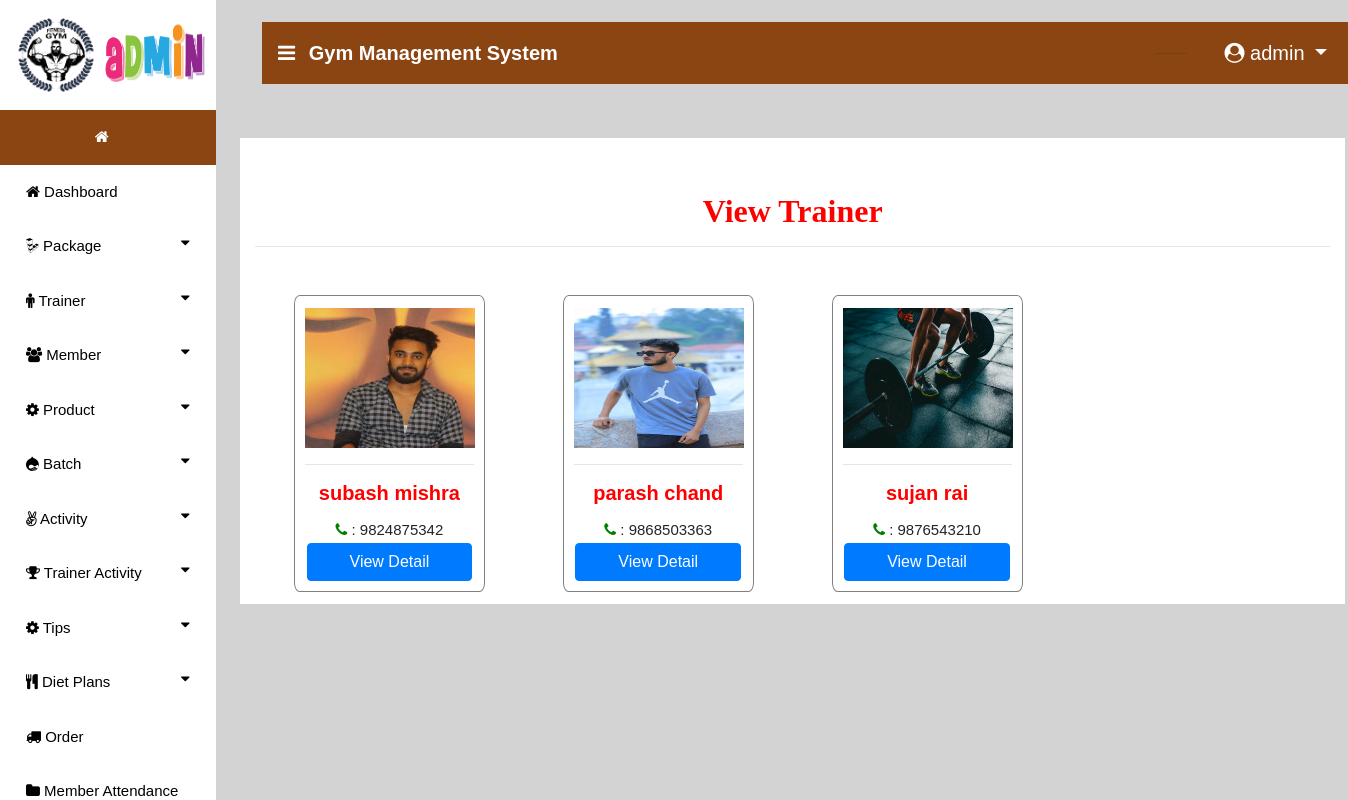
/trainer (signed in), run on the app's committed database.
### gym/models.py (models this page shows, shortened)
class Trainer(models.Model):
    status = models.ForeignKey(Status, on_delete=models.CASCADE, null=True)
    user = models.ForeignKey(User, on_delete=models.CASCADE, null=True)
    contact = models.CharField(max_length=10, null=True)
    address = models.CharField(max_length=10, null=True)
    doj = models.DateField(max_length=10, null=True)
    dob = models.DateField(max_length=10, null=True)
    image = models.FileField(null=True)

### gym/views.py (the view)
# urls.py: path('trainer', trainr,name="trainer"),
def trainr(request):
    count = cart_count(request)
    sign = 0
    user = User.objects.get(username=request.user.username)
    error = ""
    try:
        sign = Member.objects.get(user=user)
        if sign:
            error = "pat"
    except:
        pass
    trainer = Trainer.objects.all()
    d = {'trainer':trainer,'error':error,'count':count}
    return render(request,'trainr.html',d)

### gym/views.py (called while the page is built)
def cart_count(request):
    user = User.objects.get(id=request.user.id)
    mem = Member.objects.get(user=user)
    cart = Cart.objects.filter(member=mem)
    count=0
    for i in cart:
        count+=1
    return count

### gym/templates/trainr.html (shortened to what this page needs)
{% extends 'navigation3.html' %}
{% block body1 %}
{% load static %}
<div class="container" style="width:100%;background:white">
      <center><h2 style="padding-top:5%;margin-top:5%;font-weight:bold;font-family : 'Monotype Corsiva' ;color:red">View Trainer</h2></center>
<hr>
 <div class="container-fluid">
   		<div class="row" style="margin-bottom:5%">
			{% for j in trainer %}
				<div class="col-md-3">
                    <div style="padding:10px;width:80%;margin-bottom:5%;border-radius:3%;border:1px solid grey">
					<center><img src="{{j.image.url}}" style="margin-top:1%;width:170px;height:140px;float:center"></center>
   						<div><hr>
   						<h5 style="color:red;font-weight:bold">{{j.user.first_name}} {{j.user.last_name}} </h5>
   						<span style="font-size:15px"><i class="fa fa-phone" style="color:green"></i> : {{j.contact}}</span><br>
   					                            <a href="{% url 'view_member_detail' j.user.id %}"><button type="submit" class="btn btn-primary" style="width:98%">View Detail</button></a>
						</div>
   				</div></div>
			{% endfor %}
	</div>
 </div>
      </div>
{% endblock %}

### gym/templates/navigation3.html (shortened to what this page needs)
{% extends 'navigation2.html' %}
{% block body %}
<nav class="navbar navbar-expand-lg navbar-light" style="margin-left:2%;margin-top:2%;width:99%;background-color:SaddleBrown">
  <a class="navbar-brand" href="#" style="color:white;font-weight:bold"><i class="fa fa-bars" style="margin-right:8px"></i> Gym Management System</a>
  {% if request.user.is_staff %}
     <div class="collapse navbar-collapse nav justify-content-end" id="navbarNavDropdown">
      <li class="nav-item dropdown" style="margin-right:3%;color:white;margin-left:600px">
        <a class="nav-link dropdown" style="margin-left:5%;color:white" href="#" id="navbarDropdown" role="button" data-toggle="dropdown" aria-haspopup="true">
        </a>
        <hr>
      </li>
  </div>
     {% endif %}
  <div class="collapse navbar-collapse nav justify-content-end" id="navbarNavDropdown">
      <li class="nav-item dropdown" style="margin-right:3%;color:white">
        <a class="nav-link dropdown-toggle" style="color:white;margin-left:5%" href="#" id="navbarDropdown" role="button" data-toggle="dropdown" aria-haspopup="true" aria-expanded="false">
          <i class="fa fa-user-circle"></i> {{request.user.username}}
        </a>
      </li>
  </div>
 </nav>
{% block body1 %}
{% endblock %}
{% endblock %}

### gym/templates/navigation2.html (style rules this page uses)
body { font-family: "Lato", sans-serif; }
body { margin:0;font-family:Arial }
.dropdown { float:right; }

### data on the page
Trainer: image (picture), user.first_name "subash", user.last_name "mishra", contact "9824875342"
Trainer: image (picture), user.first_name "parash", user.last_name "chand", contact "9868503363"
Trainer: image (picture), user.first_name "sujan", user.last_name "rai", contact "9876543210"

### other printed values
{{ request.user.username }} "admin"
